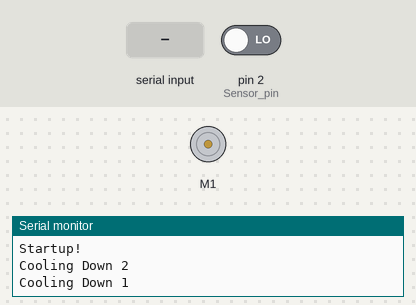
A sketch run on a simulated Arduino Uno, built with avr-gcc and run on an emulated ATmega328P. Parts: DC motor (green arrow = forward, orange = backward, longer = faster), the last lines printed to the serial monitor. The test bench sets the inputs (shaded band); at power-on: pin 2 (Sensor_pin) LOW.

Above: at 2.0 s.
2.1 s: pin 2 (Sensor_pin) driven HIGH
At 4.7 s:
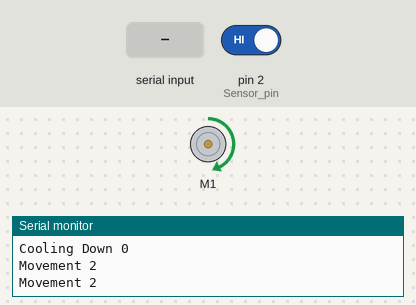
5.5 s: "5\n" received over Serial
At 8.8 s:
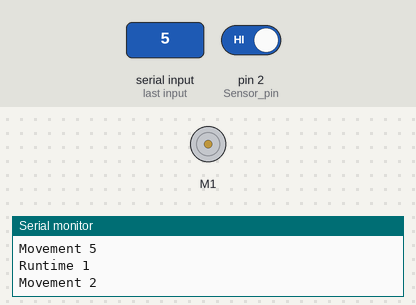
9.6 s: "90,45\n" received over Serial
At 13.5 s:
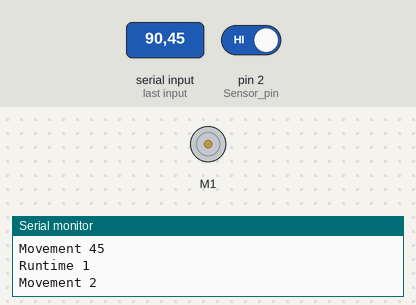
13.7 s: "30,150\n" received over Serial
17.8 s: pin 2 (Sensor_pin) driven LOW
Timing chart, 0 to 21.5 s (numbered marks = the images above; inputs shaded):
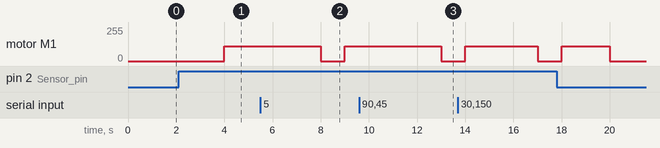

Measured:
- after the input at 2.1 s, motor M1: stopped → forward 110/255 after 1.9 s
- after the input at 5.5 s, motor M1: forward 110/255 → stopped after 2.5 s, → forward 110/255 1.0 s later
- after the input at 9.6 s, motor M1: forward 110/255 → stopped after 3.4 s

The sketch:

mixertrain.ino
```cpp
#include <AFMotor.h>

const int SET_RATE_LIMIT = 1000;
const int RATE_LIMIT_COOLDOWN = 60;
const int MOVEMENT_RUN_TIME = 2;
const int MOTOR_SPEED = 110;


AF_DCMotor motor(1, MOTOR12_64KHZ); // create motor #2, 64KHz pwm
int timer;
bool mrunning;
bool forwards;
int runTime;

void setup() {
  Serial.begin(9600);           // set up Serial library at 9600 bps
  Serial.println("Startup!");
  pinMode(2, INPUT);  // Sensor pin, input
  motor.setSpeed(MOTOR_SPEED);     // set the speed to 200/255
  timer = -3;
  mrunning = false;
  forwards = true;
}

void loop() {

  int sensorValue = digitalRead(2);       // Read the sensor.
  if (timer < 0)
  {
    timer += 1;
    Serial.print("Cooling Down ");
    Serial.println(-timer);
    delay(1000);


  }
  else if(sensorValue == HIGH) {                //Only, if the sensor detects motion...
    if (timer < MOVEMENT_RUN_TIME)  timer = MOVEMENT_RUN_TIME;
    Serial.print("Movement ");                   // Print the word "Movement" in the Serial Monitor (Tools > Serial Monitor)
    Serial.print(timer);
    Serial.println(" ");                        // Space and a line break in the Serial Monitor.
    delay(1000);                                    // Delay 1 second (1000 milliseconds)
  }
  else {                                   //If the sensor does not detect movement...
    if (timer > 0) {
      timer -= 1;
      Serial.print("No Movement ");                   // Print the word "Movement" in the Serial Monitor (Tools > Serial Monitor)
      Serial.print(timer);
      Serial.println(" ");
    }

    delay(1000);
  }
  if (Serial.available()){
    timer = Serial.parseInt();
    runTime = -timer;
  }
  if (mrunning)
  {
    runTime++;
    if (runTime > SET_RATE_LIMIT)
    {
      timer = 0 - RATE_LIMIT_COOLDOWN;
      runTime = 0;
      Serial.println("Rate Limit Reached - Cooling Down");
    }
    else
    {
      Serial.print("Runtime ");
      Serial.println(runTime);
    }
  }
  else
  {
    if (runTime > 0)
    {
      runTime--;
      Serial.print("Cooling ");
      Serial.println(runTime);
    }
  }

  if (timer > 0 && !mrunning) {
    if (forwards) {
      motor.run(FORWARD);
      //forwards = false;
    }
    else
    {
      motor.run(BACKWARD);
      forwards = true;
    }
    mrunning = true;
    //runTime = 0;
  }
  if (timer <= 0 && mrunning) {
    motor.run(RELEASE);
    mrunning = false;
  }

}
```
